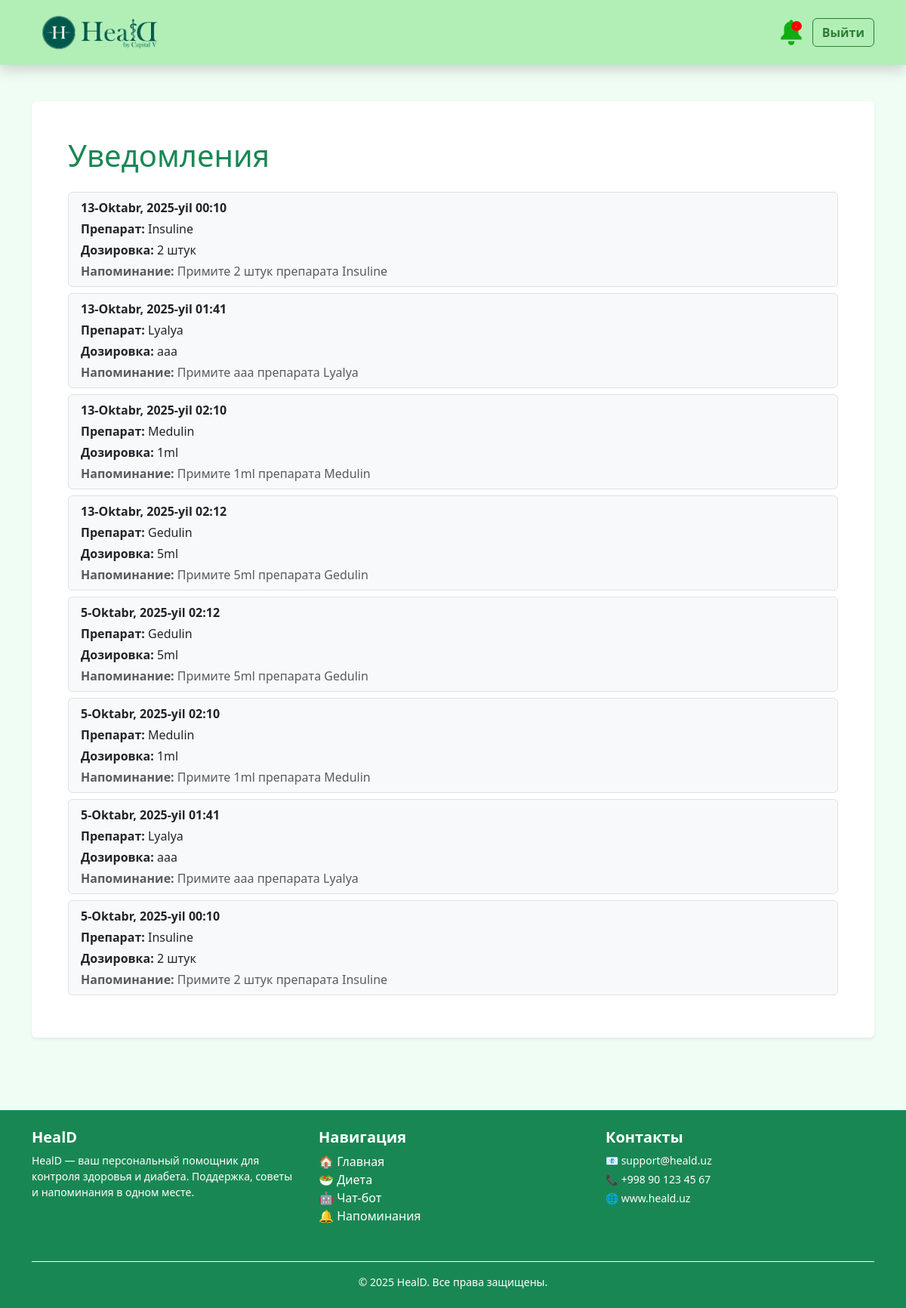
The app's page /notifications/ (signed in) with its own data.
### diary/models.py (models this page shows, shortened)
class NotificationLog(models.Model):
    user = models.ForeignKey(User, on_delete=models.CASCADE)
    medicine = models.ForeignKey(Medicine, on_delete=models.CASCADE)
    time = models.TimeField()
    date = models.DateField(default=timezone.now)
    created_at = models.DateTimeField(auto_now_add=True)
    is_taken = models.BooleanField(default=False)  # yangi maydon

class Medicine(models.Model):
    user = models.ForeignKey(User, on_delete=models.CASCADE)
    name = models.CharField(max_length=100)
    dose = models.CharField(max_length=100)

### diary/views.py (the view)
# urls.py: path("notifications/", views.notifications_view, name="notifications"),
@login_required
def notifications_view(request):
    now = timezone.localtime()
    today = now.date()
    current_time = now.time()
    times = MedicineTime.objects.filter(medicine__user=request.user)
    for t in times:
        exists = NotificationLog.objects.filter(
            user=request.user,
            medicine=t.medicine,
            time=t.time,
            date=today
        ).exists()
        if current_time >= t.time and not exists:
            NotificationLog.objects.create(
                user=request.user,
                medicine=t.medicine,
                time=t.time,
                date=today
            )
    logs = NotificationLog.objects.filter(user=request.user).order_by("-created_at")
    return render(request, "notifications.html", {"logs": logs})

### diary/templates/notifications.html (shortened to what this page needs)
{% extends "base.html" %}
{% block content %}
  <div class="bg-white p-4 p-md-5 rounded shadow-sm">
    <h1 class="text-success mb-4">Уведомления</h1>
    {% if logs %}
      <ul class="list-group">
        {% for log in logs %}
          <li class="list-group-item mb-2 border rounded bg-light">
            <p class="mb-1">
              <strong>{{ log.date }} {{ log.time|time:"H:i" }}</strong>
            </p>
            <p class="mb-1">
              <strong>Препарат:</strong> {{ log.medicine.name }}
            </p>
            <p class="mb-1">
              <strong>Дозировка:</strong> {{ log.medicine.dose }}
            </p>
            <p class="mb-0 text-muted">
              <strong>Напоминание:</strong> Примите {{ log.medicine.dose }} препарата {{ log.medicine.name }}
            </p>
          </li>
        {% endfor %}
      </ul>
    {% else %}
      <p class="text-muted">Пока уведомлений нет</p>
    {% endif %}
  </div>
{% endblock %}

### diary/templates/base.html (shortened to what this page needs)
{% load static %}
<!DOCTYPE html>
<html lang="ru">
<head>
  <link href="https://cdn.jsdelivr.net/npm/bootstrap@5.3.3/dist/css/bootstrap.min.css" rel="stylesheet">
</head>
<body>
  <nav class="navbar navbar-expand-lg shadow">
    <div class="container">
      <a class="navbar-brand d-flex align-items-center" href="{% url 'index' %}">
        <img src="{% static 'img/logo_l.png' %}" alt="HealD Logo" height="60" class="me-3">
      </a>
      <div class="d-flex">
        {% if user.is_authenticated %}
        <div class="flex items-center gap-4">
<a href="{% url 'notifications' %}" class="notification-icon">
  <img src="{% static 'img/bell.png' %}" alt="HealD Logo" height="40" class="me-1">
  {% if unread_notifications_count > 0 %}
    <span class="notification-badge">{{ unread_notifications_count }}</span>
  {% else %}
      <span class="notification-badge">.</span>
  {% endif %}
</a>
          <form action="{% url 'logout' %}" method="post" style="display:inline;">
            <button type="submit" class="btn btn-outline-light fw-bold">Выйти</button>
          </form>
        </div>
        {% else %}
        <a href="{% url 'login' %}" class="btn btn-light me-2">Войти</a>
        <a href="{% url 'register' %}" class="btn btn-outline-light fw-bold">Регистрация</a>
        {% endif %}
      </div>
    </div>
  </nav>
  <main class="container py-5">
    {% block content %}{% endblock %}
  </main>
<footer class="bg-success text-white mt-5">
  <div class="container py-4">
    <div class="row">
      <div class="col-md-4 mb-3">
        <h5 class="fw-bold">HealD</h5>
        <p class="small">
          HealD — ваш персональный помощник для контроля здоровья и диабета.
          Поддержка, советы и напоминания в одном месте.
        </p>
      </div>
      <div class="col-md-4 mb-3">
        <h5 class="fw-bold">Навигация</h5>
        <ul class="list-unstyled">
          <li><a href="{% url 'index' %}" class="text-white text-decoration-none">🏠 Главная</a></li>
          <li><a href="{% url 'diet' %}" class="text-white text-decoration-none">🥗 Диета</a></li>
          <li><a href="{% url 'chatbot_page' %}" class="text-white text-decoration-none">🤖 Чат-бот</a></li>
          <li><a href="{% url 'notifications' %}" class="text-white text-decoration-none">🔔 Напоминания</a></li>
        </ul>
      </div>
      <div class="col-md-4 mb-3">
        <h5 class="fw-bold">Контакты</h5>
        <p class="small mb-1">📧 support@heald.uz</p>
        <p class="small mb-1">📞 +998 90 123 45 67</p>
        <p class="small">🌐 www.heald.uz</p>
      </div>
    </div>
    <div class="text-center border-top border-light pt-3 mt-3">
      <p class="small mb-0">© 2025 HealD. Все права защищены.</p>
    </div>
  </div>
</footer>
</body>
</html>

### diary/templates/base.html (style rules this page uses)
body { background-color: #f0fdf4; color: #263238; }
.navbar { background-color: #b2efb7 !important; }
.btn-outline-light { border-color: #2e7d32; color: #2e7d32; }
.notification-icon { position: relative; display: inline-block; }
.notification-badge { position: absolute; top: 5px; right: 10px; background: red; color: white; border-radius: 50%; font-size: 6px; padding: 2px 6px; font-weight: bold; }

### records on screen
NotificationLog: date "5-Oktabr, 2025-yil", time "02:12", medicine.name "Gedulin", medicine.dose "5ml"
NotificationLog: date "5-Oktabr, 2025-yil", time "02:10", medicine.name "Medulin", medicine.dose "1ml"
NotificationLog: date "5-Oktabr, 2025-yil", time "01:41", medicine.name "Lyalya", medicine.dose "aaa"
NotificationLog: date "5-Oktabr, 2025-yil", time "00:10", medicine.name "Insuline", medicine.dose "2 штук"
